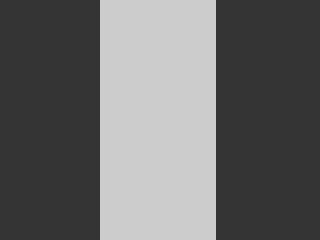
#> input picture 02_mejoramiento_de_imagenes/noise_tester.jpg, 320 x 240 px
$ python punto_5.py
#> lines starting #> are read from the running program, lines starting #| are printed output that depends on the picture
#> in main, image is the input picture: shape (240, 320); min 51, max 205, mean 107.1
import numpy as np
import cv2 as cv
import matplotlib.pyplot as plt
import math
import random


def gaussian_distribution(x: float, mean: float, sigma: float) -> float:
    return (
        1
        / (sigma * math.sqrt(2 * math.pi))
        * math.exp((-1 / 2) * ((x - mean) / sigma) ** 2)
    )


def rayleigh_distribution(x: float, sigma: float) -> float:
    return x / sigma**2 * math.exp(-(x**2) / (2 * sigma**2))


def exponential_distribution(x: float, _lambda: float) -> float:
    return _lambda * math.exp(-_lambda * x)


def add_gaussian_noise(image: np.ndarray, mean: float, sigma: float) -> np.ndarray:
#> called with mean = 10, sigma = 10
    image_gaussian: np.ndarray = image.copy()

    height, width = image_gaussian.shape
#> height = 240; width = 320

    x_axis: list[float] = [x for x in range(-255, 256)]
    y_axis: list[float] = [gaussian_distribution(x, mean, sigma) for x in x_axis]

    for h in range(height):
        for w in range(width):
            image_gaussian[h][w] += random.choices(x_axis, y_axis)
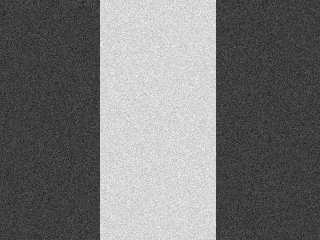
#> image_gaussian: shape (240, 320); min 20, max 253, mean 117.1

    return image_gaussian


def add_rayleigh_noise(image: np.ndarray, sigma: float) -> np.ndarray:
#> called with sigma = 10
    image_rayleigh: np.ndarray = image.copy()

    height, width = image_rayleigh.shape
#> height = 240; width = 320

    x_axis: list[float] = [x for x in range(256)]
    y_axis: list[float] = [rayleigh_distribution(x, sigma) for x in x_axis]

    for h in range(height):
        for w in range(width):
            image_rayleigh[h][w] += random.choices(x_axis, y_axis)
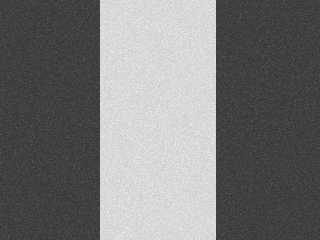
#> image_rayleigh: shape (240, 320); min 52, max 250, mean 119.7

    return image_rayleigh


def add_exponential_noise(image: np.ndarray, _lambda: float) -> np.ndarray:
#> called with _lambda = 0.125
    image_exponential: np.ndarray = image.copy()

    height, width = image_exponential.shape
#> height = 240; width = 320

    x_axis: list[float] = [x for x in range(256)]
    y_axis: list[float] = [exponential_distribution(x, _lambda) for x in x_axis]

    for h in range(height):
        for w in range(width):
            image_exponential[h][w] += random.choices(x_axis, y_axis)
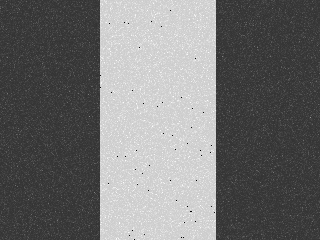
#> image_exponential: shape (240, 320); min 0, max 255, mean 114.4

    return image_exponential


def add_salt_and_pepper_noise(image: np.ndarray, probability: float) -> np.ndarray:
#> called with probability = 0.9
    image_salt_and_pepper: np.ndarray = image.copy()

    height, width = image_salt_and_pepper.shape
#> height = 240; width = 320

    for h in range(height):
        for w in range(width):
            if random.random() <= probability:
                image_salt_and_pepper[h][w] = -255 + random.random() * 255 * 2
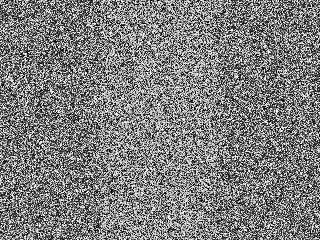
#> image_salt_and_pepper: shape (240, 320); min 0, max 255, mean 125.6

    return image_salt_and_pepper


def main() -> None:
    image = cv.imread("noise_tester.jpg", 0)
    image_gaussian = add_gaussian_noise(image, 10, 10)
    image_rayleigh = add_rayleigh_noise(image, 10)
    image_exponential = add_exponential_noise(image, 0.125)
    image_salt_and_pepper = add_salt_and_pepper_noise(image, 0.9)

    data: dict[str, np.ndarray] = {
        "Original": image,
        "Gaussian": image_gaussian,
        "Rayleigh": image_rayleigh,
        "Exponential": image_exponential,
        "Salt and pepper": image_salt_and_pepper,
    }

    for i, (image_name, image_data) in enumerate(data.items()):
        i *= 2

        plt.subplot(3, 4, i + 1)
        plt.title("{}".format(image_name))
        plt.imshow(cv.cvtColor(image_data, cv.COLOR_BGR2RGB))
        plt.axis("off")

        plt.subplot(3, 4, i + 2)
        plt.title("{} histogram".format(image_name))
        plt.plot(cv.calcHist([image_data], [0], None, [255], [0, 255]))
#> this loop made 5 passes
#> (image_name, i) on passes 1 to 5: ('Original', 0), ('Gaussian', 2), ('Rayleigh', 4), ('Exponential', 6), ('Salt and pepper', 8)

    plt.show()
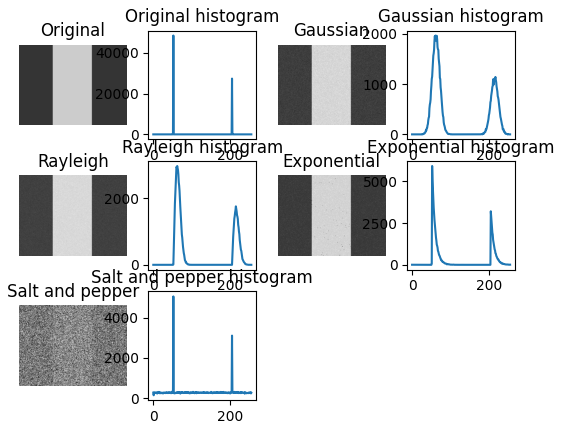
#> figure drawn by matplotlib, 10 panels; panel 2: curve peaks at x = 52, y = 48480; panel 4: curve peaks at x = 61, y = 1964; panel 6: curve peaks at x = 62, y = 2980; panel 8: curve peaks at x = 52, y = 5915


if __name__ == "__main__":
    main()
